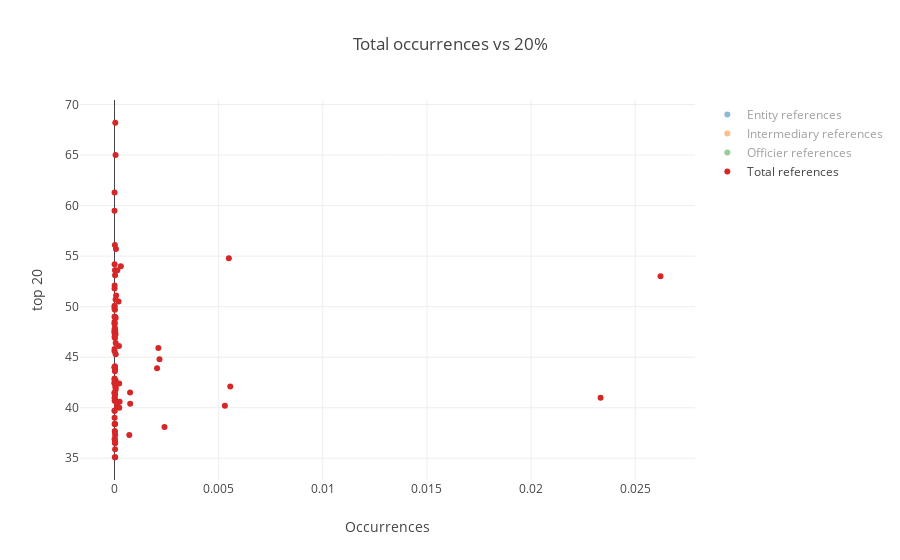

This figure's notebook cell:
### Code cell
plot_all_entity(income_share_data, 'counts_normalized', 'Income Share', nodes_types_desc, 3, 'Total occurrences vs 20%', 'Occurrences', 'top 20', 'scatter_20_count.html')

### Figure 1 — Plotly figure (JSON) as saved in the notebook; plotly's stock layout.template omitted (floating-point values rounded to 4 significant figures; data arrays with more than 128 entries replaced by an {"elided": "..."} marker saying what was removed)
{"data": [{"mode": "markers", "name": "Entity references", "text": ["Angola", "Albania", "Argentina", "Australia", "Austria", "Azerbaijan", "Belgium", "Bangladesh", "Bulgaria", "Belarus", "Bolivia", "Brazil", "Botswana", "Central African Republic", "Canada", "Switzerland", "Chile", "China", "Côte d'Ivoire", "Cameroon", "Colombia", "Costa Rica", "Cyprus", "Czech Republic", "Germany", "Djibouti", "Denmark", "Dominican Republic", "Ecuador", "Egypt", "Spain", "Estonia", "Finland", "France", "United Kingdom", "Georgia", "Ghana", "Greece", "Guatemala", "Honduras", "Croatia", "Haiti", "Hungary", "Indonesia", "India", "Ireland", "Iran", "Iceland", "Israel", "Italy", "Jamaica", "Jordan", "Japan", "Kazakhstan", "Kenya", "South Korea", "Lebanon", "Liberia", "Sri Lanka", "Lesotho", "Lithuania", "Luxembourg", "Latvia", "Morocco", "Moldova", "Mexico", "Macedonia", "Mali", "Malta", "Montenegro", "Mozambique", "Mauritius", "Malawi", "Malaysia", "Namibia", "Nigeria", "Nicaragua", "Netherlands", "Norway", "Pakistan", "Panama", "Peru", "Portugal", "Paraguay", "Romania", "Russia", "Sudan", "Senegal", "El Salvador", "Slovakia", "Slovenia", "Sweden", "Seychelles", "Syria", "Chad", "Thailand", "Tunisia", "Turkey", "Tanzania", "Uganda", "Ukraine", "Uruguay", "United States", "Uzbekistan", "Venezuela", "Viet Nam", "Vanuatu", "Samoa", "Yemen", "South Africa", "Zambia", "Zimbabwe"], "type": "scatter", "uid": "a2bb06aa-2c3b-450d-8717-eb36561ad1b9", "visible": "legendonly", "x": [3.715e-07, 6.923e-07, 6.282e-06, 3.999e-06, 2.808e-06, 8.39e-07, 5.264e-06, 1.255e-08, 6.921e-06, 1.689e-06, 8.994e-06, 6.851e-06, 2.767e-06, 2.215e-07, 9.765e-06, 0.00463, 7.948e-06, 2.355e-06, 9.32e-07, 4.496e-08, 3.879e-05, 0.0001862, 0.003135, 3.23e-06, 2.136e-06, 1.096e-06, 2.481e-06, 4.67e-05, 0.0001165, 4.139e-07, 2.509e-05, 0.0006694, 1.19e-05, 4.298e-06, 0.0001489, 2.683e-07, 1.113e-07, 2.038e-05, 7.743e-05, 2.724e-06, 7.078e-07, 7.567e-07, 9.122e-06, 1.097e-07, 1.623e-08, 6.913e-05, 5.101e-08, 4.582e-05, 8.07e-05, 5.692e-06, 1.398e-06, 0.0001763, 1.886e-07, 2.314e-07, 5.432e-07, 1.576e-07, 8.673e-05, 2.278e-07, 1.444e-07, 4.66e-07, 1.125e-05, 0.01949, 0.0006922, 1.195e-06, 5.624e-07, 5.233e-07, 9.627e-07, 4.716e-07, 0.001556, 2.091e-05, 1.102e-07, 0.0009652, 5.859e-08, 1.191e-06, 8.435e-07, 1.19e-07, 1.995e-06, 1.05e-05, 2.725e-06, 1.617e-08, 0.00405, 1.679e-06, 2.336e-05, 1.938e-05, 3.516e-07, 2.918e-05, 2.65e-08, 2.062e-07, 3.725e-05, 1.845e-07, 1.018e-05, 5.672e-06, 0.007476, 2.083e-07, 8.106e-07, 1.408e-05, 3.589e-07, 1.311e-06, 5.743e-08, 2.575e-08, 6.052e-06, 0.001435, 9.623e-06, 1.626e-07, 2.437e-05, 7.564e-08, 1.545e-05, 0.008388, 3.81e-08, 1.98e-06, 1.28e-07, 5.191e-07], "y": [48.5, 37.8, 47.6, 42, 38.4, 30.2, 36.5, 41.4, 43.9, 36.9, 49, 56.1, 65, 60.9, 40.7, 40.2, 53.6, 47.9, 47.8, 51.7, 55.7, 54, 42.1, 35.9, 39.7, 50, 37.7, 51.1, 50.5, 41.5, 42.1, 40.4, 36.7, 40.9, 40.6, 43.6, 48.3, 41.8, 53.6, 54.2, 38.4, 47.1, 38.4, 47.4, 44, 40.2, 45.6, 37.3, 46.1, 41.3, 51.6, 42.4, 39.7, 36.9, 47.5, 39, 40, 41.3, 47.6, 58.2, 44.1, 41, 41.5, 47, 36.6, 50.1, 41, 41.3, 38.1, 40.5, 59.5, 43.9, 51.8, 47.3, 63.7, 49, 52.1, 37.3, 36.5, 42.8, 54.8, 48.9, 42.7, 53.1, 40.7, 45.3, 42.4, 46.9, 46.4, 35, 35.1, 37.6, 53, 44, 48.8, 43.8, 42.9, 48.3, 45.8, 49.8, 35.1, 45.9, 46.9, 43.4, 50.7, 42.5, 44.8, 49.2, 44.7, 68.2, 61.3, 49.7]}, {"mode": "markers", "name": "Intermediary references", "text": ["Angola", "Argentina", "Australia", "Austria", "Belgium", "Bangladesh", "Bulgaria", "Belarus", "Bolivia", "Brazil", "Botswana", "Canada", "Switzerland", "Chile", "China", "Côte d'Ivoire", "Colombia", "Costa Rica", "Cyprus", "Czech Republic", "Germany", "Djibouti", "Denmark", "Dominican Republic", "Ecuador", "Egypt", "Spain", "Estonia", "Finland", "France", "United Kingdom", "Georgia", "Ghana", "Greece", "Guatemala", "Honduras", "Croatia", "Hungary", "Indonesia", "India", "Ireland", "Iran", "Iceland", "Israel", "Italy", "Jordan", "Japan", "Kazakhstan", "Kenya", "South Korea", "Lebanon", "Liberia", "Sri Lanka", "Lesotho", "Lithuania", "Luxembourg", "Latvia", "Morocco", "Moldova", "Mexico", "Macedonia", "Malta", "Mozambique", "Mauritius", "Malawi", "Malaysia", "Nigeria", "Nicaragua", "Netherlands", "Norway", "Pakistan", "Panama", "Peru", "Portugal", "Paraguay", "Romania", "Russia", "Sudan", "El Salvador", "Slovenia", "Sweden", "Seychelles", "Syria", "Thailand", "Tunisia", "Turkey", "Tanzania", "Uganda", "Ukraine", "Uruguay", "United States", "Venezuela", "Viet Nam", "Vanuatu", "South Africa", "Zambia", "Zimbabwe"], "type": "scatter", "uid": "8a27248a-7f9a-43c2-bb45-ab5a9bf8a8ad", "visible": "legendonly", "x": [3.715e-08, 2.071e-06, 1.659e-06, 1.872e-06, 3.122e-06, 6.273e-09, 9.69e-07, 2.111e-07, 1.799e-06, 1.954e-06, 9.223e-07, 2.702e-06, 0.0001487, 3.69e-06, 1.854e-07, 4.438e-08, 4.75e-06, 2.438e-05, 9.372e-05, 9.501e-07, 8.273e-07, 1.096e-06, 1.595e-06, 5.766e-06, 2.031e-05, 2.069e-07, 4.174e-06, 6.846e-06, 2.197e-06, 1.478e-06, 2.116e-05, 2.683e-07, 7.418e-08, 6.243e-06, 2.769e-05, 1.135e-06, 7.078e-07, 1.115e-06, 5.487e-08, 3.864e-09, 7.729e-06, 1.275e-08, 2.138e-05, 1.607e-05, 8.061e-07, 1.476e-06, 1.021e-07, 5.784e-08, 2.607e-07, 9.853e-08, 7.496e-06, 2.278e-07, 1.444e-07, 4.66e-07, 6.82e-07, 0.0007154, 5.517e-06, 5.828e-08, 2.812e-07, 2.576e-07, 9.627e-07, 9.895e-05, 1.102e-07, 4.362e-05, 5.859e-08, 4.962e-07, 4.534e-08, 1.663e-06, 2.905e-06, 1.947e-06, 1.617e-08, 0.0001414, 7.103e-07, 3.077e-06, 1.374e-06, 2.009e-07, 5.076e-07, 2.65e-08, 4.776e-06, 1.94e-06, 2.269e-06, 6.567e-05, 2.083e-07, 2.689e-06, 2.692e-07, 2.337e-07, 3.829e-08, 2.575e-08, 2.872e-07, 8.656e-05, 1.893e-06, 5.856e-06, 6.483e-08, 7.726e-06, 1.027e-06, 1.28e-07, 3.244e-07], "y": [48.5, 47.6, 42, 38.4, 36.5, 41.4, 43.9, 36.9, 49, 56.1, 65, 40.7, 40.2, 53.6, 47.9, 47.8, 55.7, 54, 42.1, 35.9, 39.7, 50, 37.7, 51.1, 50.5, 41.5, 42.1, 40.4, 36.7, 40.9, 40.6, 43.6, 48.3, 41.8, 53.6, 54.2, 38.4, 38.4, 47.4, 44, 40.2, 45.6, 37.3, 46.1, 41.3, 42.4, 39.7, 36.9, 47.5, 39, 40, 41.3, 47.6, 58.2, 44.1, 41, 41.5, 47, 36.6, 50.1, 41, 38.1, 59.5, 43.9, 51.8, 47.3, 49, 52.1, 37.3, 36.5, 42.8, 54.8, 48.9, 42.7, 53.1, 40.7, 45.3, 42.4, 46.4, 35.1, 37.6, 53, 44, 43.8, 42.9, 48.3, 45.8, 49.8, 35.1, 45.9, 46.9, 50.7, 42.5, 44.8, 68.2, 61.3, 49.7]}, {"mode": "markers", "name": "Officier references", "text": {"elided": "141 str values"}, "type": "scatter", "uid": "7a36df19-a9ef-4873-8b4c-b5cd215d049f", "visible": "legendonly", "x": {"elided": "141 float values"}, "y": {"elided": "141 float values"}}, {"mode": "markers", "name": "Total references", "text": ["Angola", "Argentina", "Australia", "Austria", "Belgium", "Bangladesh", "Bulgaria", "Belarus", "Bolivia", "Brazil", "Botswana", "Canada", "Switzerland", "Chile", "China", "Côte d'Ivoire", "Colombia", "Costa Rica", "Cyprus", "Czech Republic", "Germany", "Djibouti", "Denmark", "Dominican Republic", "Ecuador", "Egypt", "Spain", "Estonia", "Finland", "France", "United Kingdom", "Georgia", "Ghana", "Greece", "Guatemala", "Honduras", "Croatia", "Hungary", "Indonesia", "India", "Ireland", "Iran", "Iceland", "Israel", "Italy", "Jordan", "Japan", "Kazakhstan", "Kenya", "South Korea", "Lebanon", "Liberia", "Sri Lanka", "Lithuania", "Luxembourg", "Latvia", "Morocco", "Moldova", "Mexico", "Macedonia", "Malta", "Mozambique", "Mauritius", "Malawi", "Malaysia", "Nigeria", "Nicaragua", "Netherlands", "Norway", "Pakistan", "Panama", "Peru", "Portugal", "Paraguay", "Romania", "Russia", "Sudan", "El Salvador", "Slovenia", "Sweden", "Seychelles", "Syria", "Thailand", "Tunisia", "Turkey", "Tanzania", "Uganda", "Ukraine", "Uruguay", "United States", "Venezuela", "Viet Nam", "Vanuatu", "South Africa", "Zambia", "Zimbabwe"], "type": "scatter", "uid": "89afc390-e1d8-4cb3-bba1-73eb1fb45a07", "visible": true, "x": [2.526e-06, 3.75e-05, 5.242e-05, 1.545e-05, 3.426e-05, 1.694e-07, 2.27e-05, 9.394e-06, 1.486e-05, 1.864e-05, 5.165e-05, 3.565e-05, 0.0053, 2.18e-05, 2.06e-05, 2.352e-06, 6.926e-05, 0.0003048, 0.005558, 2.717e-05, 6.495e-06, 4.385e-06, 1.311e-05, 7.688e-05, 0.0001947, 3.79e-06, 4.563e-05, 0.0007524, 2.032e-05, 1.858e-05, 0.0002461, 2.039e-05, 1.446e-06, 5.793e-05, 0.0001382, 6.016e-06, 8.494e-06, 2.747e-05, 4.233e-06, 3.339e-07, 0.0001245, 1.875e-06, 0.0007117, 0.0002131, 2.454e-05, 0.000225, 3.386e-06, 1.082e-05, 4.715e-06, 3.705e-06, 0.0002281, 2.733e-05, 1.348e-06, 2.183e-05, 0.02334, 0.0007478, 3.118e-06, 1.856e-05, 2.761e-06, 2.888e-06, 0.002402, 1.249e-06, 0.002045, 2.285e-06, 5.075e-05, 1.23e-06, 6.152e-06, 2.882e-05, 2.2e-05, 1.218e-06, 0.00549, 5.566e-05, 5.394e-05, 2.61e-05, 5.224e-06, 5.833e-05, 2.915e-07, 5.715e-05, 3.346e-05, 2.321e-05, 0.02622, 3.385e-06, 2.808e-05, 3.41e-06, 1.005e-05, 9.764e-07, 2.575e-07, 1.703e-05, 0.002107, 2.285e-05, 5.153e-05, 1.21e-06, 0.00216, 3.816e-05, 3.265e-06, 1.94e-05], "y": [48.5, 47.6, 42, 38.4, 36.5, 41.4, 43.9, 36.9, 49, 56.1, 65, 40.7, 40.2, 53.6, 47.9, 47.8, 55.7, 54, 42.1, 35.9, 39.7, 50, 37.7, 51.1, 50.5, 41.5, 42.1, 40.4, 36.7, 40.9, 40.6, 43.6, 48.3, 41.8, 53.6, 54.2, 38.4, 38.4, 47.4, 44, 40.2, 45.6, 37.3, 46.1, 41.3, 42.4, 39.7, 36.9, 47.5, 39, 40, 41.3, 47.6, 44.1, 41, 41.5, 47, 36.6, 50.1, 41, 38.1, 59.5, 43.9, 51.8, 47.3, 49, 52.1, 37.3, 36.5, 42.8, 54.8, 48.9, 42.7, 53.1, 40.7, 45.3, 42.4, 46.4, 35.1, 37.6, 53, 44, 43.8, 42.9, 48.3, 45.8, 49.8, 35.1, 45.9, 46.9, 50.7, 42.5, 44.8, 68.2, 61.3, 49.7]}], "layout": {"hovermode": "closest", "title": "Total occurrences vs 20%", "xaxis": {"title": "Occurrences"}, "yaxis": {"title": "top 20"}}}
